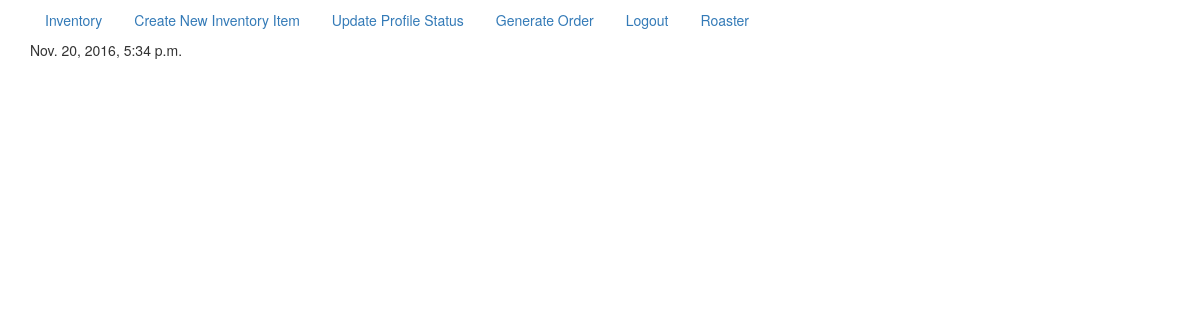
The page /roasting/ (signed in) on the database as committed earlier.
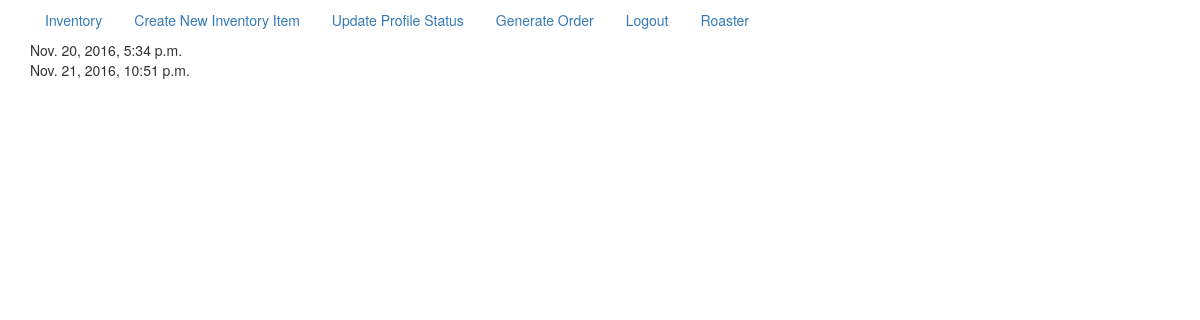
The same page on the database as committed later.
### app/models.py (models this page shows)
class Invoice(models.Model):
    time_created = models.DateTimeField(auto_now_add=True)
    roaster = models.BooleanField(default=False)
    production = models.BooleanField(default=False)
    shipping = models.BooleanField(default=False)

### app/views.py (the view)
# urls.py: url(r'^roasting/$', RoastingListView.as_view(), name="roasting_list_view"),
class RoastingListView(ListView):
    model = Invoice
    template_name = "app/roasting.html"
    def get_queryset(self):
        invoices = super(RoastingListView, self).get_queryset()
        return invoices.filter(roaster=False)

### templates/app/roasting.html
{% extends 'base.html' %}
{% block content %}
{% for invoice in object_list %}
<div class="container">
  {{invoice.time_created}}
</div>
{% endfor %}
{% endblock %}

Rows that differ between the two databases and show on the page:
added Invoice: time_created "Nov. 21, 2016, 10:51 p.m."
